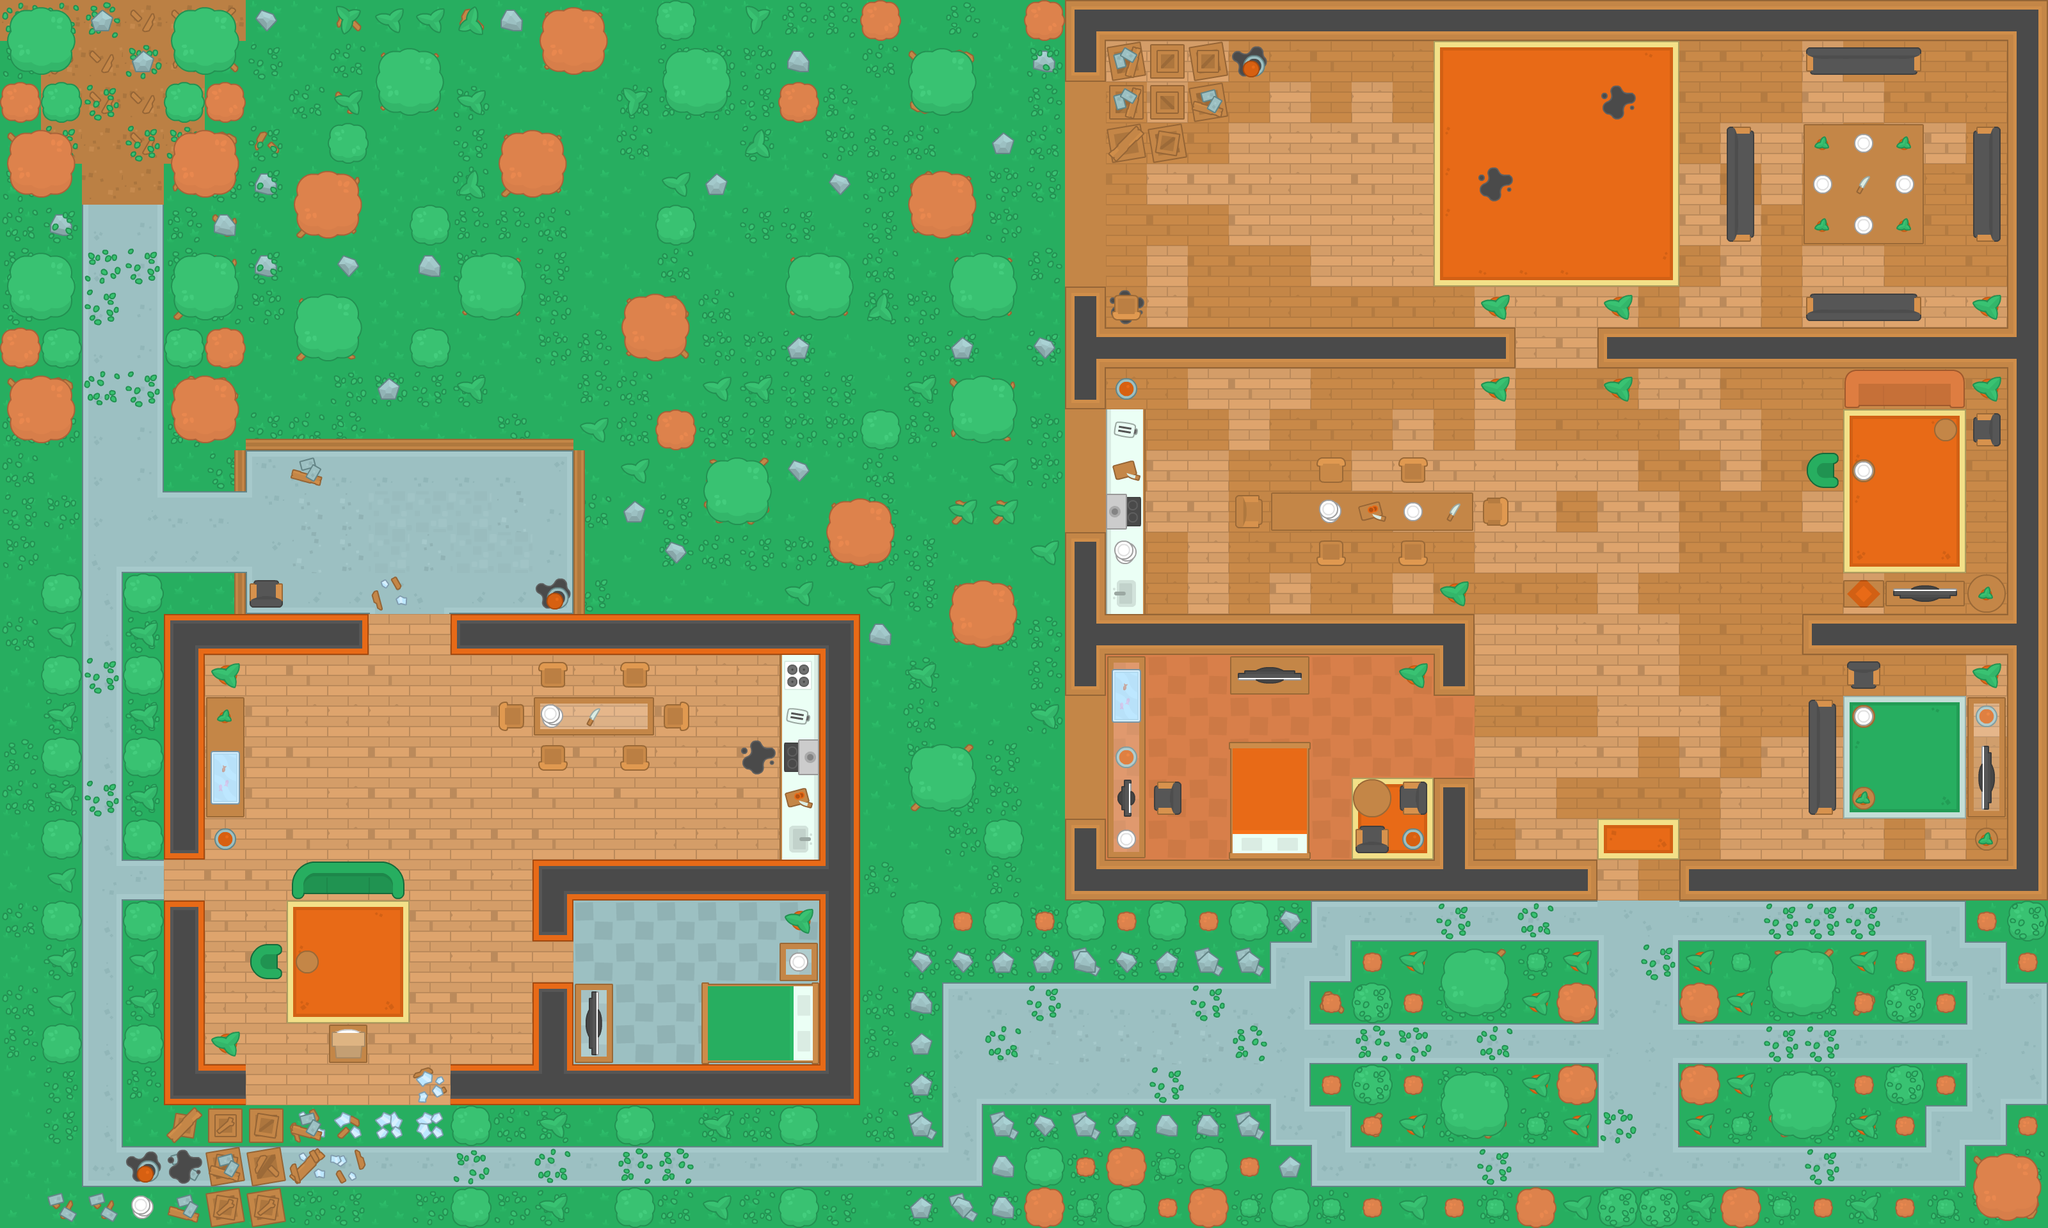

This game map was drawn from its Tiled (.tmx) file and the tilesets committed beside it. A one-line description and the trimmed map source follow:
An orthogonal 50x30 tile map with 64x64 px tiles, 5 tile layers (Ground, lower decorations, walls, objects, ...) and 273 objects (195x wall, 39x zombie, 11x window_v, 7x window_h, 4x bullets, ...).

<map version="1.4" tiledversion="1.4.2" orientation="orthogonal" renderorder="right-down" width="50" height="30" tilewidth="64" tileheight="64" infinite="0" nextlayerid="7" nextobjectid="353">
 <tileset firstgid="1" source="Kenney topdown pack.tsx" />
 <layer id="1" name="Ground" width="50" height="30">
  <data>[1500 cells, 1500 non-empty, 67 distinct tile ids]</data>
 </layer>
 <layer id="6" name="lower decorations" width="50" height="30">
  <data>[1500 cells, 340 non-empty, 14 distinct tile ids]</data>
 </layer>
 <layer id="2" name="walls" width="50" height="30">
  <data>[1500 cells, 188 non-empty, 33 distinct tile ids]</data>
 </layer>
 <layer id="3" name="objects" width="50" height="30">
  <data>[1500 cells, 460 non-empty, 78 distinct tile ids]</data>
 </layer>
 <layer id="4" name="decorations" width="50" height="30">
  <data>[1500 cells, 112 non-empty, 26 distinct tile ids]</data>
 </layer>
 <objectgroup id="5" name="obstacles">
  <object id="1" name="wall" x="256" y="960" width="320" height="64" />
  <object id="2" name="player" x="144" y="208" width="32" height="32" />
  <object id="3" name="wall" x="1280" y="1024" width="64" height="640" />
  <object id="4" name="wall" x="704" y="960" width="640" height="64" />
  <object id="5" name="wall" x="832" y="1344" width="448" height="64" />
  <object id="6" name="wall" x="256" y="1408" width="64" height="256" />
  <object id="7" name="wall" x="704" y="1664" width="640" height="64" />
  <object id="8" name="wall" x="384" y="688" width="512" height="16" />
  <object id="9" name="wall" x="256" y="1024" width="64" height="320" />
  <object id="10" name="wall" x="832" y="1408" width="64" height="64" />
  <object id="11" name="wall" x="832" y="1536" width="64" height="128" />
  <object id="12" name="wall" x="368" y="704" width="16" height="64" />
  <object id="13" name="wall" x="896" y="704" width="16" height="256" />
  <object id="14" name="wall" x="368" y="896" width="16" height="64" />
  <object id="15" name="zombie" x="1168" y="1232" width="32" height="32" />
  <object id="16" name="zombie" x="1104" y="1488" width="32" height="32" />
  <object id="18" name="wall" x="1216" y="1024" width="64" height="320" />
  <object id="19" name="wall" x="832" y="1088" width="192" height="64" />
  <object id="20" name="wall" x="208" y="912" width="32" height="32" />
  <object id="25" name="wall" x="784" y="1104" width="32" height="32" />
  <object id="26" name="wall" x="464" y="1360" width="160" height="32" />
  <object id="27" name="wall" x="512" y="1600" width="64" height="64" />
  <object id="28" name="wall" x="1216" y="1472" width="64" height="64" />
  <object id="29" name="wall" x="1104" y="1536" width="176" height="128" />
  <object id="30" name="wall" x="848" y="1168" width="32" height="32" />
  <object id="31" name="wall" x="848" y="1040" width="32" height="32" />
  <object id="32" name="wall" x="1040" y="1104" width="32" height="32" />
  <object id="33" name="wall" x="976" y="1040" width="32" height="32" />
  <object id="34" name="wall" x="976" y="1168" width="32" height="32" />
  <object id="35" name="wall" x="400" y="912" width="32" height="32" />
  <object id="36" name="wall" x="208" y="1040" width="32" height="32" />
  <object id="37" name="wall" x="208" y="1424" width="32" height="32" />
  <object id="38" name="wall" x="208" y="1296" width="32" height="32" />
  <object id="39" name="wall" x="208" y="1168" width="32" height="32" />
  <object id="40" name="wall" x="80" y="1040" width="32" height="32" />
  <object id="41" name="wall" x="80" y="1168" width="32" height="32" />
  <object id="42" name="wall" x="80" y="1296" width="32" height="32" />
  <object id="43" name="wall" x="80" y="1424" width="32" height="32" />
  <object id="44" name="wall" x="80" y="912" width="32" height="32" />
  <object id="45" name="wall" x="208" y="1616" width="32" height="32" />
  <object id="46" name="wall" x="80" y="1616" width="32" height="32" />
  <object id="48" name="wall" x="400" y="1488" width="32" height="32" />
  <object id="61" name="wall" x="896" y="1536" width="64" height="128" />
  <object id="62" name="wall" x="320" y="1088" width="64" height="192" />
  <object id="63" name="wall" x="288" y="224" width="64" height="64" />
  <object id="64" name="wall" x="288" y="608" width="64" height="64" />
  <object id="65" name="wall" x="288" y="416" width="64" height="64" />
  <object id="66" name="wall" x="32" y="224" width="64" height="64" />
  <object id="67" name="wall" x="32" y="32" width="64" height="64" />
  <object id="68" name="wall" x="288" y="32" width="64" height="64" />
  <object id="69" name="wall" x="32" y="608" width="64" height="64" />
  <object id="70" name="wall" x="32" y="416" width="64" height="64" />
  <object id="71" name="wall" x="336" y="144" width="32" height="32" />
  <object id="72" name="wall" x="16" y="144" width="32" height="32" />
  <object id="73" name="wall" x="80" y="336" width="32" height="32" />
  <object id="74" name="wall" x="272" y="528" width="32" height="32" />
  <object id="75" name="wall" x="336" y="336" width="32" height="32" />
  <object id="76" name="wall" x="80" y="528" width="32" height="32" />
  <object id="77" name="wall" x="144" y="16" width="32" height="32" />
  <object id="78" name="wall" x="208" y="80" width="32" height="32" />
  <object id="79" name="wall" x="80" y="144" width="32" height="32" />
  <object id="80" name="wall" x="272" y="144" width="32" height="32" />
  <object id="81" name="wall" x="368" y="0" height="672" />
  <object id="82" name="wall" x="16" y="528" width="32" height="32" />
  <object id="83" name="wall" x="336" y="528" width="32" height="32" />
  <object id="84" name="wall" x="0" y="0" height="1920" />
  <object id="85" name="wall" x="3200" y="0" height="1920" />
  <object id="86" name="wall" x="0" y="0" width="3200" />
  <object id="87" name="wall" x="0" y="1920" width="3200" />
  <object id="88" name="zombie" x="688" y="1456" width="32" height="32" />
  <object id="95" name="health" x="912" y="1424" width="32" height="32" />
  <object id="96" name="wall" x="336" y="1728" width="96" height="192" />
  <object id="97" name="wall" x="277.254" y="1740.09" width="32" height="32" rotation="16.645" />
  <object id="98" name="wall" x="464" y="1488" width="32" height="32" />
  <object id="99" name="saved_off" x="592" y="1616" width="32" height="32" />
  <object id="100" name="wall" x="1440" y="96" width="64" height="64" />
  <object id="101" name="wall" x="864" y="32" width="64" height="64" />
  <object id="102" name="wall" x="608" y="96" width="64" height="64" />
  <object id="103" name="wall" x="480" y="288" width="64" height="64" />
  <object id="104" name="wall" x="480" y="480" width="64" height="64" />
  <object id="105" name="wall" x="736" y="416" width="64" height="64" />
  <object id="106" name="wall" x="992" y="480" width="64" height="64" />
  <object id="107" name="wall" x="800" y="224" width="64" height="64" />
  <object id="108" name="wall" x="1440" y="288" width="64" height="64" />
  <object id="109" name="wall" x="1248" y="416" width="64" height="64" />
  <object id="110" name="wall" x="1504" y="416" width="64" height="64" />
  <object id="111" name="wall" x="1504" y="608" width="64" height="64" />
  <object id="112" name="wall" x="1120" y="736" width="64" height="64" />
  <object id="113" name="wall" x="1312" y="800" width="64" height="64" />
  <object id="115" name="wall" x="2784" y="1696" width="64" height="64" />
  <object id="116" name="wall" x="2784" y="1504" width="64" height="64" />
  <object id="117" name="wall" x="2272" y="1504" width="64" height="64" />
  <object id="118" name="wall" x="2272" y="1696" width="64" height="64" />
  <object id="119" name="wall" x="3104" y="1824" width="64" height="64" />
  <object id="120" name="wall" x="1440" y="1184" width="64" height="64" />
  </objectgroup>
</map>
<!-- 178 of 273 objects omitted -->
